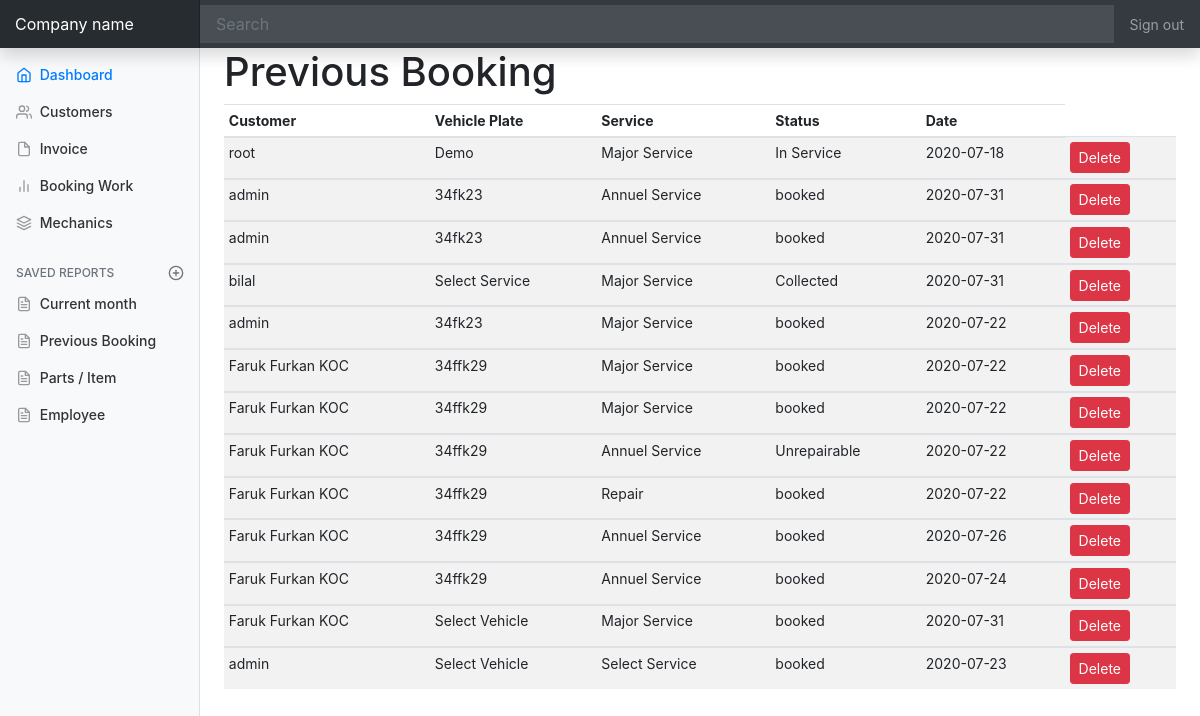
The app's page /client/previousBook.php with its own data.
### tables this page shows
CREATE TABLE IF NOT EXISTS `booking` (
  `id` int(11) unsigned NOT NULL AUTO_INCREMENT,
  `user` varchar(100) NOT NULL,
  `phone` varchar(100) NOT NULL,
  `vehicletype` varchar(100) NOT NULL,
  `selectmake` varchar(100) NOT NULL,
  `selectmodel` varchar(100) NOT NULL,
  `licence` varchar(100) NOT NULL,
  `enginetype` varchar(100) NOT NULL,
  `service` varchar(100) NOT NULL,
  `date` varchar(100) NOT NULL,
  `vehicle` varchar(100) NOT NULL,
  `comment` varchar(500) NOT NULL,
  `status` enum('booked','In Service','Unrepairable','Fixed','Collected') NOT NULL,
  PRIMARY KEY (`id`)
);

### client/previousBook.php (the view, shortened to what this page needs)
<?php
  include('dashboard-header.php');
?>
<main role="main" class="col-md-9 ml-sm-auto col-lg-10 px-4">
  <h1 class="h1">Previous Booking</h1>
  <div class="table-responsive">
    <table class="table table-striped table-sm">
      <thead>
        <tr>
          <th>Customer</th>
          <th>Vehicle Plate</th>
          <th>Service</th>
          <th>Status</th>
          <th>Date</th>
        </tr>
      </thead>
      <?php
$query_vehicle1 = "SELECT * FROM `booking` ";
$result_vehicles1 = mysqli_query($conn, $query_vehicle1);
while($row = mysqli_fetch_array($result_vehicles1)){
?>
      <tbody>
       <td><?php echo $row['user'] ?></td>
       <td><?php echo $row['vehicle'] ?></td>
       <td><?php echo $row['service'] ?></td>
       <td><?php echo $row['status'] ?></td>
       <td><?php echo $row['date'] ?></td>
     <td>
     <a href="previousBook.php?del_id=<?php echo $row['id'] ?>" class="btn btn-danger btn-sm">Delete</a>
       </td>
      </tbody>
<?php } ?>
    </table>
  </div>
</main>
<?php include ('dashboard-footer.php') ?>

### client/assets/css/dashboard.css (style rules this page uses)
body { font-size: .875rem; }
[role="main"] { padding-top: 133px; }
@media (min-width: 768px) { [role="main"] { padding-top: 48px; } }

### records on screen
booking: user "root", vehicle "Demo", service "Major Service", status "In Service", date "2020-07-18"
booking: user "admin", vehicle "34fk23", service "Annuel Service", status "booked", date "2020-07-31"
booking: user "admin", vehicle "34fk23", service "Annuel Service", status "booked", date "2020-07-31"
booking: user "bilal", vehicle "Select Service", service "Major Service", status "Collected", date "2020-07-31"
booking: user "admin", vehicle "34fk23", service "Major Service", status "booked", date "2020-07-22"
booking: user "Faruk Furkan KOC", vehicle "34ffk29", service "Major Service", status "booked", date "2020-07-22"
booking: user "Faruk Furkan KOC", vehicle "34ffk29", service "Major Service", status "booked", date "2020-07-22"
booking: user "Faruk Furkan KOC", vehicle "34ffk29", service "Annuel Service", status "Unrepairable", date "2020-07-22"
booking: user "Faruk Furkan KOC", vehicle "34ffk29", service "Repair", status "booked", date "2020-07-22"
booking: user "Faruk Furkan KOC", vehicle "34ffk29", service "Annuel Service", status "booked", date "2020-07-26"
booking: user "Faruk Furkan KOC", vehicle "34ffk29", service "Annuel Service", status "booked", date "2020-07-24"
booking: user "Faruk Furkan KOC", vehicle "Select Vehicle", service "Major Service", status "booked", date "2020-07-31"
booking: user "admin", vehicle "Select Vehicle", service "Select Service", status "booked", date "2020-07-23"
